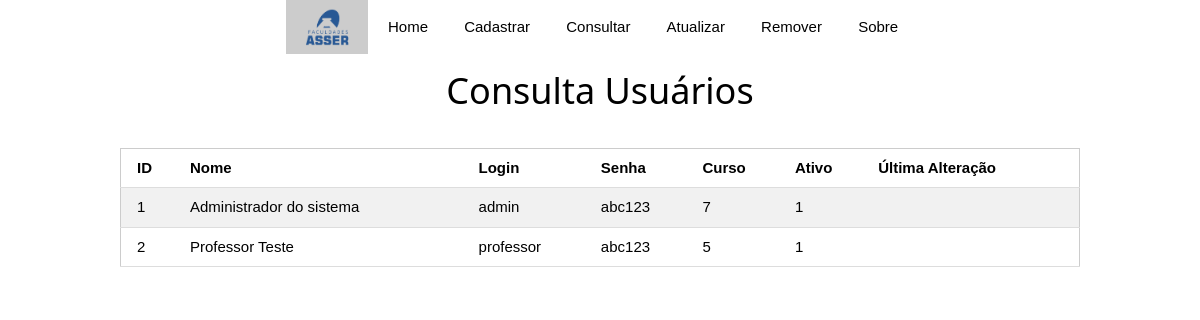
/view/admconusu.php (signed in), run on the app's committed database.
### tables this page shows
CREATE TABLE `usuario` (
  `id` int(11) NOT NULL,
  `login` varchar(50) DEFAULT NULL,
  `nome` varchar(50) DEFAULT NULL,
  `senha` varchar(15) DEFAULT NULL,
  `dt_alteracao` varchar(10) DEFAULT NULL,
  `validar` tinyint(1) NOT NULL,
  `id_curso` int(11) DEFAULT NULL
);

### view/admconusu.php (the view, shortened to what this page needs)
<?php
$con = new PDO("mysql:host=localhost;dbname=reserva", "", "");
$rs = $con->query('SELECT * FROM usuario');
?>
<!DOCTYPE html>
<html lang="pt-br">
<head>
    <link rel="stylesheet" href="style.css">
</head>
<body>
<div class="w3-center">
    <div class="w3-dropdown-hover">
        <button class="w3-button" action="acesso.html"><img src="img/logo.png" width="50"></button>
    </div>
    <div class="w3-dropdown-hover">
        <button class="w3-button">Home</button>
    </div>
    <div class="w3-dropdown-hover">
        <button class="w3-button">Cadastrar</button>
    </div>
    <div class="w3-dropdown-hover">
        <button class="w3-button">Consultar</button>
    </div>
    <div class="w3-dropdown-hover">
        <button class="w3-button">Atualizar</button>
    </div>
    <div class="w3-dropdown-hover">
        <button class="w3-button">Remover</button>
    </div>
    <div class="w3-dropdown-hover">
        <button class="w3-button">Sobre</button>
    </div>
</div>
<div class="w3-center">
    <h1>Consulta Usuários</h1>
    <div id="meudiv">
    <table class="w3-table-all">
        <tr>
            <th>ID</th>
            <th>Nome</th>
            <th>Login</th>
            <th>Senha</th>
            <th>Curso</th>
            <th>Ativo</th>
            <th>Última Alteração</th>
        </tr>
        <?php
            while($row = $rs->fetch(PDO::FETCH_OBJ)) {
                echo '<tr>';
                echo '<td>' . $row->id . '</td>';
                echo '<td>' . $row->nome . '</td>';
                echo '<td>' . $row->login . '</td>';
                echo '<td>' . $row->senha . '</td>';
                echo '<td>' . $row->id_curso . '</td>';
                echo '<td>' . $row->validar . '</td>';
                echo '<td>' . $row->dt_alteracao . '</td>';
                echo '</tr>';
            }
        ?>
    </table></div>
</div>
</body>
</html>

### view/style.css (style rules this page uses)
html { box-sizing:border-box }
*,*:before,*:after { box-sizing:inherit }
html { -ms-text-size-adjust:100%;-webkit-text-size-adjust:100% }
body { margin:0 }
img { border-style:none }
button,input,select,textarea { font:inherit;margin:0 }
button,input { overflow:visible }
button,select { text-transform:none }
button,html [type=button],[type=reset],[type=submit] { -webkit-appearance:button }
html,body { font-family:Verdana,sans-serif;font-size:15px;line-height:1.5 }
html { overflow-x:hidden }
h1 { font-size:36px }
h1,h2,h3,h4,h5,h6 { font-family:"Segoe UI",Arial,sans-serif;font-weight:400;margin:10px 0 }
img { vertical-align:middle }
.w3-table,.w3-table-all { border-collapse:collapse;border-spacing:0;width:100%;display:table }
.w3-table-all { border:1px solid #ccc }
.w3-bordered tr,.w3-table-all tr { border-bottom:1px solid #ddd }
.w3-table-all tr:nth-child(odd) { background-color:#fff }
.w3-table-all tr:nth-child(even) { background-color:#f1f1f1 }
.w3-table td,.w3-table th,.w3-table-all td,.w3-table-all th { padding:8px 8px;display:table-cell;text-align:left;vertical-align:top }
.w3-table th:first-child,.w3-table td:first-child,.w3-table-all th:first-child,.w3-table-all td:first-child { padding-left:16px }
.w3-btn,.w3-button { border:none;display:inline-block;padding:8px 16px;vertical-align:middle;overflow:hidden;text-decoration:none;color:inherit;background-color:inherit;text-align:center;cursor:pointer;white-space:nowrap }
.w3-btn,.w3-button { -webkit-touch-callout:none;-webkit-user-select:none;-khtml-user-select:none;-moz-user-select:none;-ms-user-select:none;user-select:none }
.w3-dropdown-click,.w3-dropdown-hover { position:relative;display:inline-block;cursor:pointer }
.w3-dropdown-hover:first-child,.w3-dropdown-click:hover { background-color:#ccc;color:#000 }
.w3-center { text-align:center!important }
#meudiv { margin-top: 30px; margin-left: 10%; margin-right: 10%; }

### data on the page
usuario: id "1", nome "Administrador do sistema", login "admin", senha "abc123", id_curso "7", validar "1"
usuario: id "2", nome "Professor Teste", login "professor", senha "abc123", id_curso "5", validar "1"
